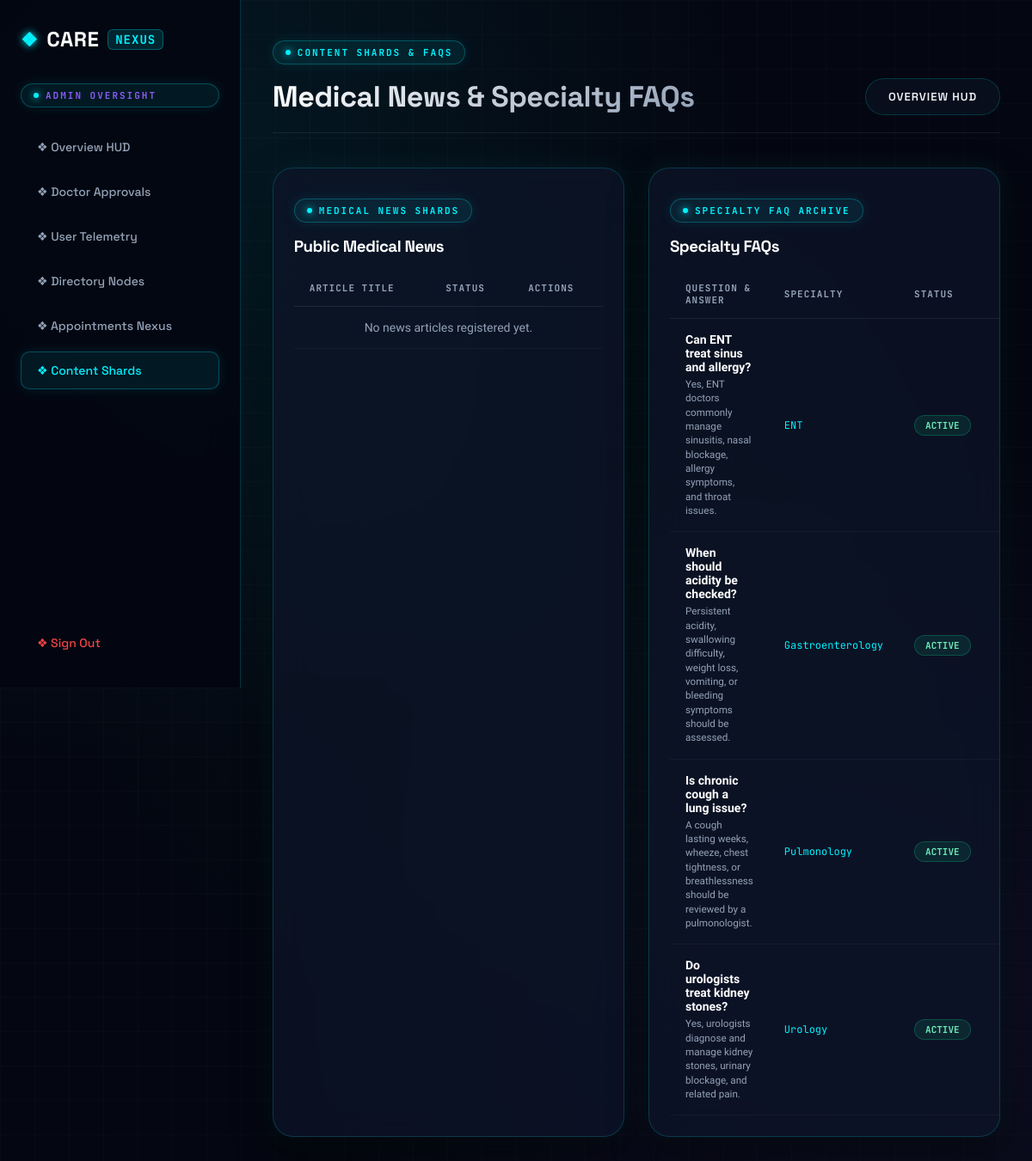
/admin/content.php (signed in), run on the app's committed database.
### tables this page shows
CREATE TABLE IF NOT EXISTS specialization_faqs (
  faq_id INT AUTO_INCREMENT PRIMARY KEY,
  specialization_id INT NOT NULL,
  question VARCHAR(255) NOT NULL,
  answer TEXT NOT NULL,
  sort_order INT NOT NULL DEFAULT 0,
  status ENUM('Active','Inactive') NOT NULL DEFAULT 'Active',
  created_at TIMESTAMP NOT NULL DEFAULT CURRENT_TIMESTAMP,
  updated_at TIMESTAMP NOT NULL DEFAULT CURRENT_TIMESTAMP ON UPDATE CURRENT_TIMESTAMP,
  INDEX idx_specialization_faqs (specialization_id, status, sort_order),
  CONSTRAINT specialization_faqs_ibfk_1 FOREIGN KEY (specialization_id) REFERENCES specializations(specialization_id) ON DELETE CASCADE
);

CREATE TABLE `specializations` (
  `specialization_id` int(11) NOT NULL,
  `specialization_name` varchar(100) NOT NULL,
  `description` text DEFAULT NULL,
  `status` enum('Active','Inactive') DEFAULT 'Active',
  `created_at` timestamp NOT NULL DEFAULT current_timestamp(),
  `updated_at` timestamp NOT NULL DEFAULT current_timestamp() ON UPDATE current_timestamp()
);

### admin/content.php (the view, shortened to what this page needs)
<?php
require_once __DIR__ . '/_admin.php';
$newsRows = mysqli_query($conn, "SELECT news_id,title,status,created_at,published_at FROM medical_news ORDER BY updated_at DESC, news_id DESC");
$faqRows = mysqli_query($conn, "SELECT f.faq_id,f.question,f.answer,f.status,s.specialization_name FROM specialization_faqs f JOIN specializations s ON s.specialization_id=f.specialization_id ORDER BY f.status ASC, s.specialization_name ASC, f.sort_order ASC");
?>
<!doctype html>
<html lang="en">
<head>
    <link rel="stylesheet" href="../assets/css/style.css">
    <link rel="stylesheet" href="../assets/css/dashboard.css">
</head>
<body>
    <div class="dash-container">
        <?php adminSidebar('content'); ?>
        <main class="dash-content">
            <header class="section-heading">
                <div>
                    <p class="eyebrow">CONTENT SHARDS & FAQS</p>
                    <h2>Medical News & Specialty FAQs</h2>
                </div>
                <a class="btn btn-outline" href="dashboard.php">Overview HUD</a>
            </header>
            <section style="display: grid; grid-template-columns: repeat(auto-fit, minmax(340px, 1fr)); gap: 28px;">
                <article class="cyber-table-wrap" style="margin: 0;">
                    <p class="eyebrow">MEDICAL NEWS SHARDS</p>
                    <h3 style="margin: 0 0 16px; color: #FFF;">Public Medical News</h3>
                    <table class="cyber-table">
                        <thead>
                            <tr>
                                <th>ARTICLE TITLE</th>
                                <th>STATUS</th>
                                <th>ACTIONS</th>
                            </tr>
                        </thead>
                        <tbody>
                            <?php if(mysqli_num_rows($newsRows)): ?>
                                <?php while($row = mysqli_fetch_assoc($newsRows)): ?>
                                    <tr>
                                        <td>
                                            <strong style="color: #FFF;"><?=h($row['title'])?></strong><br>
                                            <small style="color: var(--text-muted); font-family: var(--font-mono);">
                                                Created <?=date('d M Y', strtotime($row['created_at']))?>
                                            </small>
                                        </td>
                                        <td>
                                            <span class="status-pill status-<?=strtolower($row['status'])?>">
                                                <?=h($row['status'])?>
                                            </span>
                                        </td>
                                        <td>
                                            <form method="post" style="display: flex; gap: 6px;">
                                                <input type="hidden" name="action" value="set_news_status">
                                                <input type="hidden" name="news_id" value="<?=$row['news_id']?>">
                                                <select name="status" style="padding: 4px 8px; font-size: 11px;">
                                                    <?php foreach(['Draft','Published','Archived'] as $s): ?>
                                                        <option <?=$row['status']===$s?'selected':''?>><?=$s?></option>
                                                    <?php endforeach; ?>
                                                </select>
                                                <button class="btn btn-primary" style="padding: 4px 10px; font-size: 11px;">Save</button>
                                            </form>
                                        </td>
                                    </tr>
                                <?php endwhile; ?>
                            <?php else: ?>
                                <tr><td colspan="3" style="color: var(--text-muted); text-align: center;">No news articles registered yet.</td></tr>
                            <?php endif; ?>
                        </tbody>
                    </table>
                </article>
                <article class="cyber-table-wrap" style="margin: 0;">
                    <p class="eyebrow">SPECIALTY FAQ ARCHIVE</p>
                    <h3 style="margin: 0 0 16px; color: #FFF;">Specialty FAQs</h3>
                    <table class="cyber-table">
                        <thead>
                            <tr>
                                <th>QUESTION & ANSWER</th>
                                <th>SPECIALTY</th>
                                <th>STATUS</th>
                                <th>ACTIONS</th>
                            </tr>
                        </thead>
                        <tbody>
                            <?php while($row = mysqli_fetch_assoc($faqRows)): ?>
                                <tr>
                                    <td>
                                        <strong style="color: #FFF; display: block; margin-bottom: 4px;"><?=h($row['question'])?></strong>
                                        <small style="color: var(--text-muted); line-height: 1.4; display: block; max-width: 280px;"><?=h($row['answer'])?></small>
                                    </td>
                                    <td style="font-family: var(--font-mono); color: var(--cyan-neon); font-size: 12px;"><?=h($row['specialization_name'])?></td>
                                    <td>
                                        <span class="status-pill status-<?=strtolower($row['status'])?>">
                                            <?=h($row['status'])?>
                                        </span>
                                    </td>
                                    <td>
                                    </td>
                                </tr>
                            <?php endwhile; ?>
                        </tbody>
                    </table>
                </article>
            </section>
        </main>
    </div>
</body>
</html>

### admin/_admin.php (shortened to what this page needs)
<?php
function h($value): string
{
    return htmlspecialchars((string) $value, ENT_QUOTES, 'UTF-8');
}
function adminSidebar(string $active): void
{
    $items = [
        'dashboard.php' => ['Overview HUD', 'overview'],
        'doctors.php' => ['Doctor Approvals', 'doctors'],
        'users.php' => ['User Telemetry', 'users'],
        'directory.php' => ['Directory Nodes', 'directory'],
        'appointments.php' => ['Appointments Nexus', 'appointments'],
        'content.php' => ['Content Shards', 'content'],
    ];
    echo '<aside class="dash-sidebar"><a class="brand" href="../index.php">CARE <span>NEXUS</span></a><div class="eyebrow" style="color: var(--violet-quantum); margin-bottom: 24px;">ADMIN OVERSIGHT</div><nav class="dash-nav">';
    foreach ($items as $href => $item) {
        [$label, $key] = $item;
        echo '<a class="' . ($active === $key ? 'active' : '') . '" href="' . $href . '">❖ ' . h($label) . '</a>';
    }
    echo '<a href="../logout.php" style="margin-top: auto; color: var(--rose-danger);">❖ Sign Out</a></nav></aside>';
}

### assets/css/style.css (style rules this page uses)
:root { --bg-dark: #040711; --bg-card: rgba(13, 22, 41, 0.72); --bg-card-hover: rgba(18, 32, 60, 0.85); --bg-glass: rgba(255, 255, 255, 0.03); --border-cyber: rgba(0, 242, 254, 0.18); --border-cyber-glow: rgba(0, 242, 254, 0.5); --cyan-neon: #00F2FE; --cyan-glow: rgba(0, 242, 254, 0.35); --blue-electric: #3B82F6; --emerald-bio: #10B981; --emerald-glow: rgba(16, 185, 129, 0.35); --violet-quantum: #8B5CF6; --amber-flux: #F59E0B; --rose-danger: #EF4444; --text-main: #F1F5F9; --text-muted: #94A3B8; --text-dim: #64748B; --font-heading: 'Space Grotesk', sans-serif; --font-body: 'Plus Jakarta Sans', sans-serif; --font-mono: 'JetBrains Mono', monospace; --shadow-cyber: 0 16px 40px rgba(0, 0, 0, 0.6), 0 0 30px rgba(0, 242, 254, 0.08); --shadow-neon: 0 0 25px rgba(0, 242, 254, 0.25); --radius-lg: 24px; --radius-md: 16px; --radius-sm: 10px; --transition: all 0.35s cubic-bezier(0.16, 1, 0.3, 1); }
* { box-sizing: border-box; }
body { margin: 0; font-family: var(--font-body); color: var(--text-main); background-color: var(--bg-dark); background-image: radial-gradient(circle at 15% 15%, rgba(0, 242, 254, 0.08) 0%, transparent 45%), radial-gradient(circle at 85% 85%, rgba(139, 92, 246, 0.07) 0%, transparent 45%), radial-gradient(circle at 50% 50%, rgba(16, 185, 129, 0.04) 0%, transparent 60%); background-attachment: fixed; -webkit-font-smoothing: antialiased; overflow-x: hidden; }
body::before { content: ''; position: fixed; top: 0; left: 0; right: 0; bottom: 0; background-image: linear-gradient(to right, rgba(255, 255, 255, 0.02) 1px, transparent 1px), linear-gradient(to bottom, rgba(255, 255, 255, 0.02) 1px, transparent 1px); background-size: 40px 40px; pointer-events: none; z-index: 0; }
a { text-decoration: none; color: inherit; transition: var(--transition); }
h1, h2, h3, h4, h5, h6 { font-family: var(--font-heading); letter-spacing: -0.5px; color: #FFFFFF; }
.eyebrow, .eyebrow-badge { font-family: var(--font-mono); font-size: 11px; font-weight: 700; letter-spacing: 2px; color: var(--cyan-neon); text-transform: uppercase; display: inline-flex; align-items: center; gap: 8px; background: rgba(0, 242, 254, 0.08); border: 1px solid rgba(0, 242, 254, 0.25); padding: 6px 14px; border-radius: 999px; margin-bottom: 16px; box-shadow: 0 0 15px rgba(0, 242, 254, 0.1); }
.eyebrow::before, .eyebrow-badge::before { content: ''; width: 6px; height: 6px; background: var(--cyan-neon); border-radius: 50%; box-shadow: 0 0 8px var(--cyan-neon); animation: pulseNeon 2s infinite; }
.brand { font-family: var(--font-heading); font-size: 24px; font-weight: 700; letter-spacing: 0.5px; color: #FFFFFF; display: flex; align-items: center; gap: 10px; }
.brand span { color: var(--cyan-neon); font-family: var(--font-mono); font-size: 14px; background: rgba(0, 242, 254, 0.12); border: 1px solid rgba(0, 242, 254, 0.3); padding: 2px 8px; border-radius: 6px; letter-spacing: 1px; }
.brand::before { content: '❖'; color: var(--cyan-neon); font-size: 22px; text-shadow: 0 0 10px var(--cyan-neon); }
.btn { display: inline-flex; align-items: center; justify-content: center; gap: 10px; border: 0; border-radius: 999px; padding: 12px 26px; font-family: var(--font-heading); font-weight: 600; cursor: pointer; transition: var(--transition); font-size: 13px; letter-spacing: 1px; text-transform: uppercase; position: relative; overflow: hidden; z-index: 1; }
.btn-outline { border: 1px solid var(--border-cyber); color: var(--text-main); background: rgba(13, 22, 41, 0.5); backdrop-filter: blur(10px); }
.section-heading { display: flex; justify-content: space-between; align-items: flex-end; margin-bottom: 40px; border-bottom: 1px solid rgba(255, 255, 255, 0.08); padding-bottom: 20px; }
.section-heading h2 { font-size: 34px; margin: 0; background: linear-gradient(135deg, #FFFFFF, var(--text-muted)); -webkit-background-clip: text; -webkit-text-fill-color: transparent; }
.status-Confirmed, .status-Completed, .status-Active, .status-verified, .status-active, .status-completed { background: rgba(16, 185, 129, 0.12); border: 1px solid rgba(16, 185, 129, 0.3); color: #6EE7B7; }

### data on the page
specialization_faqs: question "Can ENT treat sinus and allergy?", answer "Yes, ENT doctors commonly manage sinusitis, nasal blockage, allergy symptoms, and throat issues.", specialization.specialization_name "ENT", status "ACTIVE"
specialization_faqs: question "When should acidity be checked?", answer "Persistent acidity, swallowing difficulty, weight loss, vomiting, or bleeding symptoms should be assessed.", specialization.specialization_name "Gastroenterology", status "ACTIVE"
specialization_faqs: question "Is chronic cough a lung issue?", answer "A cough lasting weeks, wheeze, chest tightness, or breathlessness should be reviewed by a pulmonologist.", specialization.specialization_name "Pulmonology", status "ACTIVE"
specialization_faqs: question "Do urologists treat kidney stones?", answer "Yes, urologists diagnose and manage kidney stones, urinary blockage, and related pain.", specialization.specialization_name "Urology", status "ACTIVE"

### other printed values
$label "Overview HUD"
$label "Doctor Approvals"
$label "User Telemetry"
$label "Directory Nodes"
$label "Appointments Nexus"
$label "Content Shards"
